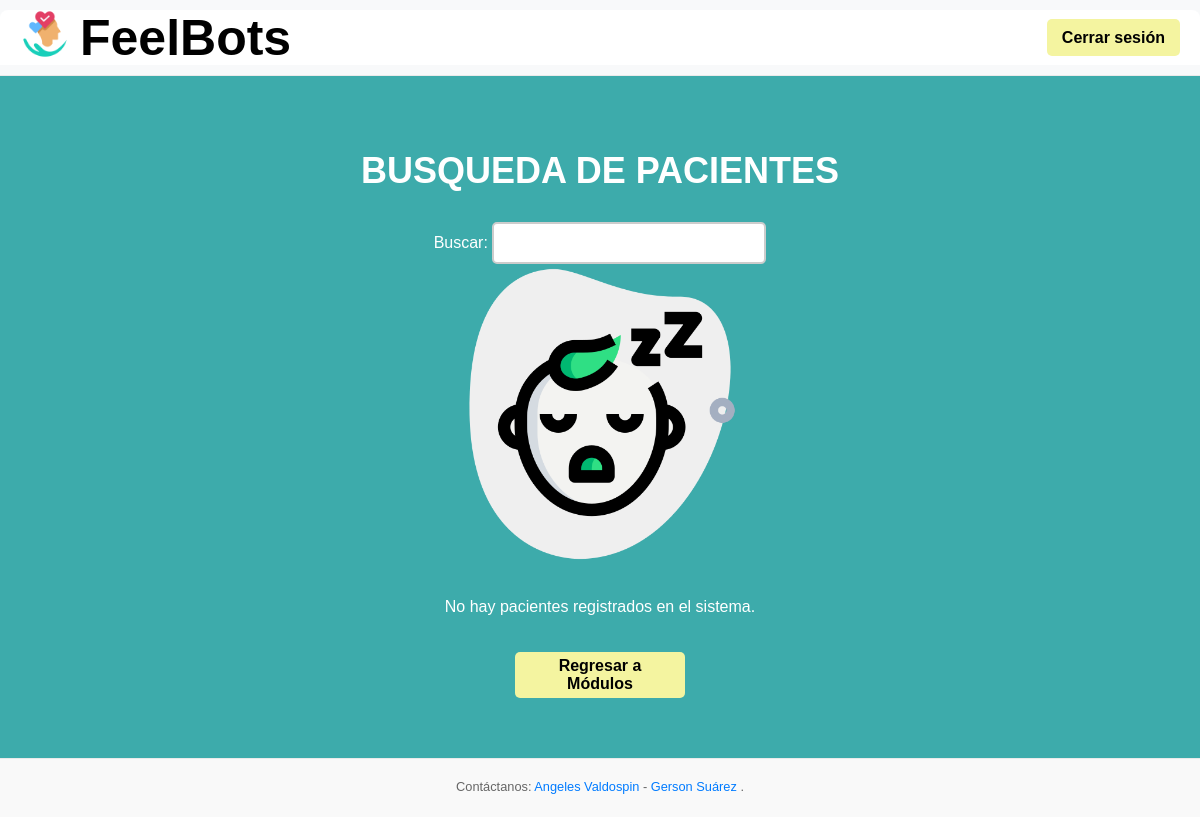
Page /buscar_paciente/ (signed in) on the earlier database version.
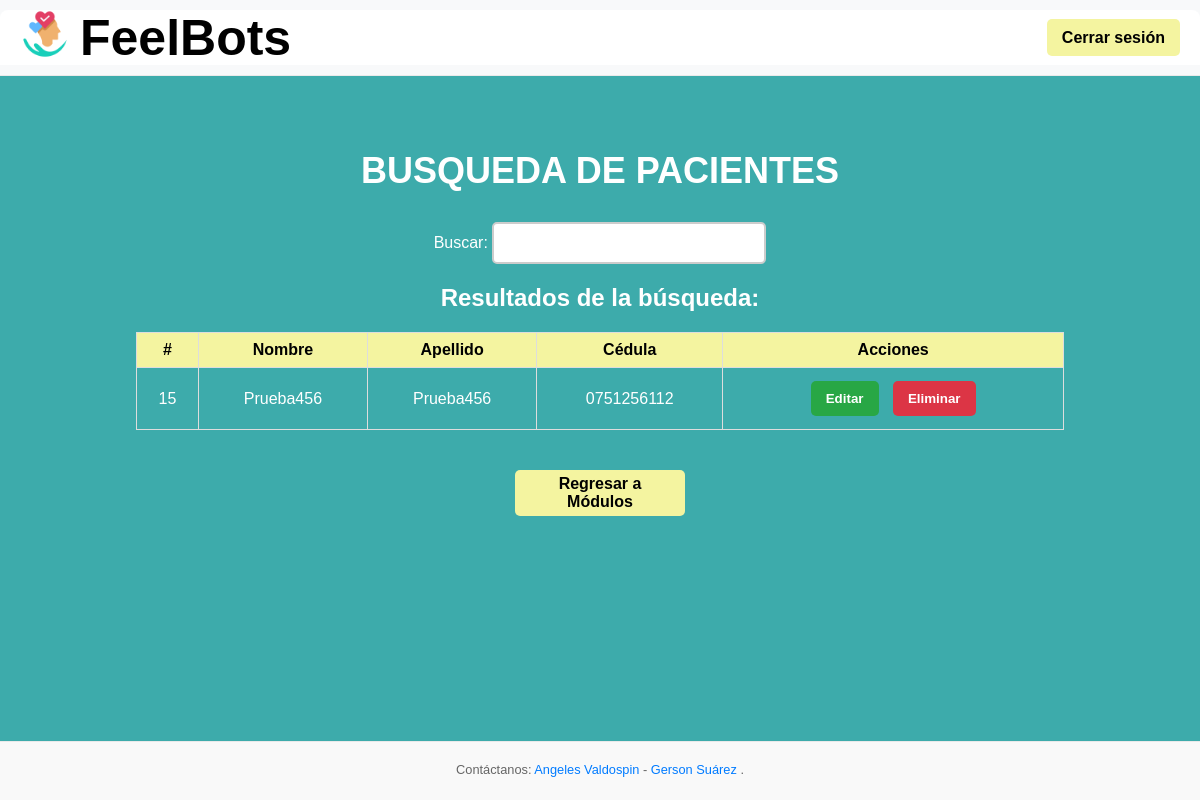
Same page on the later database version.
### feelapp/models.py (models this page shows, shortened)
class Paciente(models.Model):
    idPaciente = models.AutoField(primary_key=True)
    idAdministrador = models.ForeignKey(
        Administrador,
        on_delete=models.SET_NULL,
        null=True,  # Permitir valores nulos en la base de datos
        blank=True  # Permitir que los formularios lo dejen en blanco
    )
    Cedula = models.CharField(max_length=10)
    Nombre = models.CharField(max_length=200)
    Apellido = models.CharField(max_length=200)

### feelapp/views.py (the view)
# urls.py: path('buscar_paciente/', views.render_buscar_paciente, name='buscar_paciente'),
@login_required
def render_buscar_paciente(request):
    query = request.GET.get('query', '')
    resultados = None
    if query:
        resultados = Paciente.objects.filter(
            Nombre__icontains=query
        ) | Paciente.objects.filter(
            Apellido__icontains=query
        ) | Paciente.objects.filter(
            idPaciente__icontains=query
        )
    else:
        resultados = Paciente.objects.all()
    return render(request, 'buscar_paciente.html', {
        'resultados': resultados,
        'query': query,
    })

### feelapp/templates/buscar_paciente.html (shortened to what this page needs)
{% extends 'base.html' %}
{% load static %}
{% block content %}
<div class="search-container">
    <h1>BUSQUEDA DE PACIENTES</h1>
    <form method="GET" action="{% url 'buscar_paciente' %}" class="search-form">
        <label for="buscar">Buscar:</label>
        <input type="text" id="buscar" name="query"  value="{{ query }}" onkeyup="searchPaciente()">
    </form>
    <div id="resultados-container">
        {% if resultados %}
        <div class="results-container">
            <h2>Resultados de la búsqueda:</h2>
            <table>
                <thead>
                    <tr>
                        <th>#</th>
                        <th>Nombre</th>
                        <th>Apellido</th>
                        <th>Cédula</th>
                        <th>Acciones</th>
                    </tr>
                </thead>
                <tbody>
                    {% for paciente in resultados %}
                    <tr>
                        <td>{{ paciente.idPaciente }}</td>
                        <td>{{ paciente.Nombre }}</td>
                        <td>{{ paciente.Apellido }}</td>
                        <td>{{ paciente.Cedula }}</td>
                        <td>
                            <button class="action-btn edit-btn" onclick="editPaciente({{ paciente.idPaciente }}, '{{ paciente.Nombre }}', '{{ paciente.Apellido }}', '{{ paciente.Cedula }}')">Editar</button>
                            <button class="action-btn delete-btn" onclick="deletePaciente({{ paciente.idPaciente }})">Eliminar</button>
                        </td>
                    </tr>
                    {% endfor %}
                </tbody>
            </table>
        </div>
        {% elif query %}
        <img src="{% static 'images/dormido.png' %}" alt="No hay informes disponibles" style="max-width: 300px; margin-bottom: 20px;">
        <p>No se encontraron resultados para "{{ query }}"</p>
        {% else %}
        <img src="{% static 'images/dormido.png' %}" alt="No hay informes disponibles" style="max-width: 300px; margin-bottom: 20px;">
        <p>No hay pacientes registrados en el sistema.</p>
        {% endif %}
    </div>
    <a href="{% url 'bienvenido' %}" class="back-button">Regresar a Módulos</a>
</div>
{% endblock %}

### feelapp/templates/base.html (shortened to what this page needs)
{% load static %}
<!DOCTYPE html>
<html lang="en">
    <head>
        <link rel="stylesheet" href="{% static 'css/styles.css' %}">
    </head>
    <body>
        <header>
            <div class="container">
                <div style="display:flex">
                    <img src="{% static 'images/logo.png' %}" alt="FeelBots Logo">
                    <h1>FeelBots</h1>
                </div>
                <div class="auth-links">
                    {% if user.is_authenticated %}
                        <a class="general_button" href="{% url 'logout' %}">Cerrar sesión</a>
                    {% else %}
                        <a class="general_button" href="{% url 'login' %}">Iniciar sesión</a>
                        <a class="general_button" href="{% url 'register' %}">Registrarse</a>
                    {% endif %}
                </div>
            </div>        </header>
        <main>
            {% block content %}
            {% endblock %}
        </main>
        <footer>
            <p>
                Contáctanos:
                <a href="https://www.linkedin.com/in/angeles-nahomi-valdospin-alvarez-b77008297?utm_source=share&utm_campaign=share_via&utm_content=profile&utm_medium=android_app" target="_blank" rel="noopener noreferrer">
                    Angeles Valdospin
                </a> -
                <a href="https://www.linkedin.com/in/gerson-alexander-suarez-aguirre-8a1864296/" target="_blank" rel="noopener noreferrer">
                    Gerson Suárez
                </a>.
            </p>
        </footer>
    </body>
</html>

### feelapp/static/css/styles.css (style rules this page uses)
body { font-family: Arial, sans-serif; margin: 0; padding: 0; background-color: #3dabab; }
.container { max-height: 15px; padding: 20px; display: flex; justify-content: space-between; align-items: center; background-color: #fff; border-radius: 8px 8px 0 0; }
.container img { max-height: 50px; margin-right: 10px; }
.container h1 { margin: 0; font-size: 50px; }
.general_button { text-decoration: none; margin-left: 15px; background-color: #f4f4a0; padding: 10px 15px; border-radius: 5px; color: black; font-weight: bold; transition: background-color 0.3s ease, color 0.3s ease; }
p { text-align: center; margin-top: 10px; }
p a { color: #007bff; text-decoration: none; }
.back-button { display: block; width: 150px; margin: 20px auto; padding: 10px 0; text-align: center; background-color: #f4f4a0; color: black; text-decoration: none; font-weight: bold; border-radius: 8px; }

### feelapp/templates/base.html (style rules this page uses)
html, body { height: 100%; margin: 0; display: flex; flex-direction: column; }
header { background-color: #f8f9fa; padding: 10px 0; text-align: center; border-bottom: 1px solid #eaeaea; }
main { flex: 1; }
footer { text-align: center; padding: 10px 0; font-size: 0.8rem; color: #666; background-color: #f9f9f9; border-top: 1px solid #eaeaea; }
footer a { color: #007bff; text-decoration: none; }

### feelapp/templates/buscar_paciente.html (style rules this page uses)
.action-btn { display: inline-block; margin: 5px; padding: 10px 15px; background-color: #007BFF; color: white; text-decoration: none; font-weight: bold; border-radius: 5px; transition: background-color 0.3s ease; border: none; cursor: pointer; }
.edit-btn { background-color: #28a745; }
.delete-btn { background-color: #dc3545; }
.results-container { text-align: center; }
.back-button { display: inline-block; margin-bottom: 10px; padding: 5px 10px; background-color: #f4f4a0; color: black; text-decoration: none; font-weight: bold; border-radius: 5px; float: center; }
.search-container { text-align: center; color: white; padding: 50px 20px; }
.search-container h1 { font-size: 36px; margin-bottom: 30px; }
#buscar { padding: 10px; font-size: 16px; border: 2px solid #ccc; border-radius: 5px; width: 250px; }
table { width: 80%; margin: 20px auto; border-collapse: collapse; }
th, td { border: 1px solid #ddd; padding: 8px; }
th { background-color: #f4f4a0; font-weight: bold; color:black; }

Differences in the rows shown:
added Paciente: idPaciente "15", Nombre "Prueba456", Apellido "Prueba456", Cedula "0751256112"
Other differences:
text no longer shown: "No hay pacientes registrados en el sistema."
text now shown: "Resultados de la búsqueda: # Nombre Apellido Cédula Acciones"
